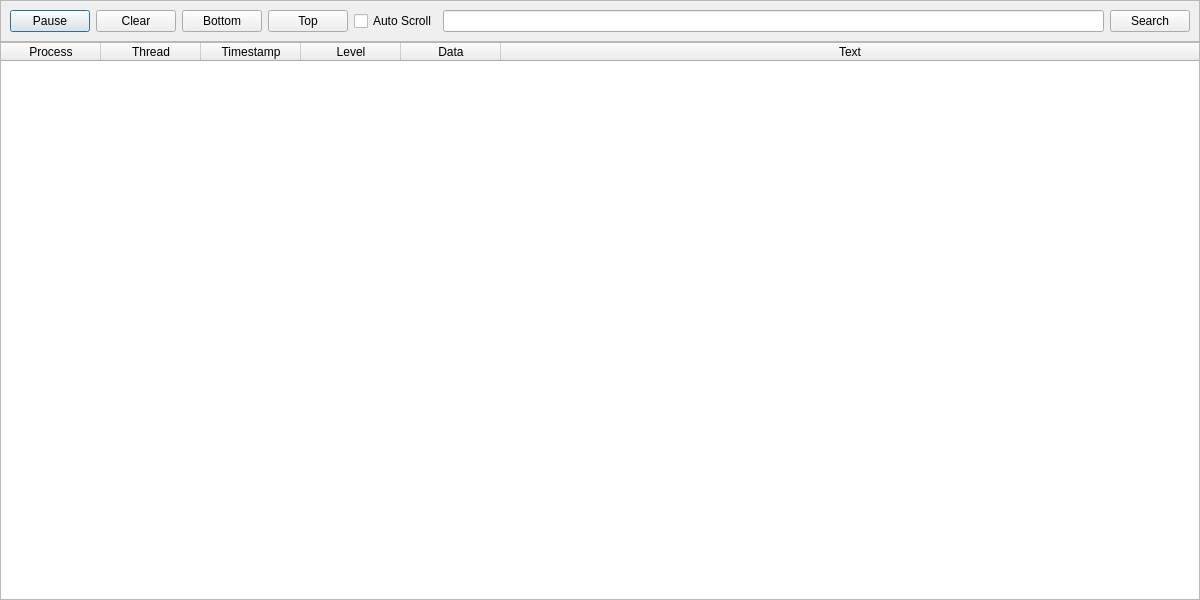
<?xml version="1.0" encoding="UTF-8"?>
<ui version="4.0">
 <class>MainWnd</class>
 <widget class="QDialog" name="MainWnd">
  <property name="geometry">
   <rect>
    <x>0</x>
    <y>0</y>
    <width>1200</width>
    <height>600</height>
   </rect>
  </property>
  <property name="windowTitle">
   <string>Log</string>
  </property>
  <layout class="QVBoxLayout" name="verticalLayout">
   <property name="spacing">
    <number>0</number>
   </property>
   <property name="leftMargin">
    <number>0</number>
   </property>
   <property name="topMargin">
    <number>0</number>
   </property>
   <property name="rightMargin">
    <number>0</number>
   </property>
   <property name="bottomMargin">
    <number>0</number>
   </property>
   <item>
    <widget class="QFrame" name="tools">
     <property name="frameShape">
      <enum>QFrame::StyledPanel</enum>
     </property>
     <property name="frameShadow">
      <enum>QFrame::Raised</enum>
     </property>
     <layout class="QHBoxLayout" name="horizontalLayout">
      <item>
       <widget class="QPushButton" name="pause">
        <property name="text">
         <string>Pause</string>
        </property>
        <property name="checkable">
         <bool>true</bool>
        </property>
       </widget>
      </item>
      <item>
       <widget class="QPushButton" name="clear">
        <property name="text">
         <string>Clear</string>
        </property>
       </widget>
      </item>
      <item>
       <widget class="QPushButton" name="bottom">
        <property name="text">
         <string>Bottom</string>
        </property>
       </widget>
      </item>
      <item>
       <widget class="QPushButton" name="top">
        <property name="text">
         <string>Top</string>
        </property>
       </widget>
      </item>
      <item>
       <widget class="QCheckBox" name="scroll">
        <property name="text">
         <string>Auto Scroll</string>
        </property>
       </widget>
      </item>
      <item>
       <widget class="QLineEdit" name="filter">
        <property name="clearButtonEnabled">
         <bool>true</bool>
        </property>
       </widget>
      </item>
      <item>
       <widget class="QPushButton" name="find">
        <property name="text">
         <string>Search</string>
        </property>
       </widget>
      </item>
     </layout>
    </widget>
   </item>
   <item>
    <widget class="QTableWidget" name="table">
     <property name="editTriggers">
      <set>QAbstractItemView::NoEditTriggers</set>
     </property>
     <attribute name="horizontalHeaderStretchLastSection">
      <bool>true</bool>
     </attribute>
     <column>
      <property name="text">
       <string>Process</string>
      </property>
     </column>
     <column>
      <property name="text">
       <string>Thread</string>
      </property>
     </column>
     <column>
      <property name="text">
       <string>Timestamp</string>
      </property>
     </column>
     <column>
      <property name="text">
       <string>Level</string>
      </property>
     </column>
     <column>
      <property name="text">
       <string>Data</string>
      </property>
     </column>
     <column>
      <property name="text">
       <string>Text</string>
      </property>
     </column>
    </widget>
   </item>
  </layout>
 </widget>
 <resources/>
 <connections/>
</ui>
